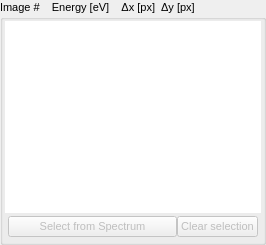
        <widget class="QGroupBox" name="ImageSelection_1">
         <property name="sizePolicy">
          <sizepolicy hsizetype="MinimumExpanding" vsizetype="Minimum">
           <horstretch>0</horstretch>
           <verstretch>0</verstretch>
          </sizepolicy>
         </property>
         <property name="minimumSize">
          <size>
           <width>100</width>
           <height>0</height>
          </size>
         </property>
         <property name="font">
          <font>
           <family>Ubuntu</family>
           <pointsize>8</pointsize>
          </font>
         </property>
         <property name="toolTip">
          <string notr="true">Select by Left &amp; Right Click</string>
         </property>
         <property name="title">
          <string>Image #    Energy [eV]    Δx [px]  Δy [px]</string>
         </property>
         <layout class="QVBoxLayout" name="verticalLayout_7">
          <property name="spacing">
           <number>0</number>
          </property>
          <property name="leftMargin">
           <number>2</number>
          </property>
          <property name="topMargin">
           <number>2</number>
          </property>
          <property name="rightMargin">
           <number>2</number>
          </property>
          <property name="bottomMargin">
           <number>2</number>
          </property>
          <item>
           <widget class="QListWidget" name="MapSelectWidget1">
            <property name="sizePolicy">
             <sizepolicy hsizetype="Expanding" vsizetype="Expanding">
              <horstretch>0</horstretch>
              <verstretch>0</verstretch>
             </sizepolicy>
            </property>
            <property name="maximumSize">
             <size>
              <width>16777215</width>
              <height>16777207</height>
             </size>
            </property>
            <property name="palette">
             <palette>
              <active>
               <colorrole role="Highlight">
                <brush brushstyle="SolidPattern">
                 <color alpha="127">
                  <red>85</red>
                  <green>255</green>
                  <blue>255</blue>
                 </color>
                </brush>
               </colorrole>
               <colorrole role="HighlightedText">
                <brush brushstyle="SolidPattern">
                 <color alpha="255">
                  <red>0</red>
                  <green>0</green>
                  <blue>0</blue>
                 </color>
                </brush>
               </colorrole>
              </active>
              <inactive>
               <colorrole role="Highlight">
                <brush brushstyle="SolidPattern">
                 <color alpha="127">
                  <red>85</red>
                  <green>255</green>
                  <blue>255</blue>
                 </color>
                </brush>
               </colorrole>
               <colorrole role="HighlightedText">
                <brush brushstyle="SolidPattern">
                 <color alpha="255">
                  <red>0</red>
                  <green>0</green>
                  <blue>0</blue>
                 </color>
                </brush>
               </colorrole>
              </inactive>
              <disabled>
               <colorrole role="Highlight">
                <brush brushstyle="SolidPattern">
                 <color alpha="0">
                  <red>51</red>
                  <green>153</green>
                  <blue>255</blue>
                 </color>
                </brush>
               </colorrole>
               <colorrole role="HighlightedText">
                <brush brushstyle="SolidPattern">
                 <color alpha="255">
                  <red>255</red>
                  <green>255</green>
                  <blue>255</blue>
                 </color>
                </brush>
               </colorrole>
              </disabled>
             </palette>
            </property>
            <property name="font">
             <font>
              <family>Ubuntu</family>
              <pointsize>8</pointsize>
             </font>
            </property>
            <property name="focusPolicy">
             <enum>Qt::NoFocus</enum>
            </property>
            <property name="styleSheet">
             <string notr="true"/>
            </property>
            <property name="frameShape">
             <enum>QFrame::NoFrame</enum>
            </property>
            <property name="frameShadow">
             <enum>QFrame::Plain</enum>
            </property>
            <property name="lineWidth">
             <number>0</number>
            </property>
            <property name="midLineWidth">
             <number>0</number>
            </property>
            <property name="horizontalScrollBarPolicy">
             <enum>Qt::ScrollBarAlwaysOff</enum>
            </property>
            <property name="editTriggers">
             <set>QAbstractItemView::NoEditTriggers</set>
            </property>
            <property name="showDropIndicator" stdset="0">
             <bool>false</bool>
            </property>
            <property name="dragDropMode">
             <enum>QAbstractItemView::NoDragDrop</enum>
            </property>
            <property name="defaultDropAction">
             <enum>Qt::CopyAction</enum>
            </property>
            <property name="alternatingRowColors">
             <bool>false</bool>
            </property>
            <property name="selectionMode">
             <enum>QAbstractItemView::NoSelection</enum>
            </property>
            <property name="selectionBehavior">
             <enum>QAbstractItemView::SelectItems</enum>
            </property>
            <property name="movement">
             <enum>QListView::Static</enum>
            </property>
            <property name="isWrapping" stdset="0">
             <bool>false</bool>
            </property>
            <property name="viewMode">
             <enum>QListView::ListMode</enum>
            </property>
            <property name="selectionRectVisible">
             <bool>false</bool>
            </property>
            <property name="sortingEnabled">
             <bool>true</bool>
            </property>
           </widget>
          </item>
          <item>
           <layout class="QHBoxLayout" name="horizontalLayout_9">
            <property name="leftMargin">
             <number>3</number>
            </property>
            <property name="topMargin">
             <number>3</number>
            </property>
            <property name="rightMargin">
             <number>3</number>
            </property>
            <property name="bottomMargin">
             <number>3</number>
            </property>
            <item>
             <widget class="QPushButton" name="pbSelfromSpec">
              <property name="enabled">
               <bool>false</bool>
              </property>
              <property name="sizePolicy">
               <sizepolicy hsizetype="MinimumExpanding" vsizetype="Fixed">
                <horstretch>0</horstretch>
                <verstretch>0</verstretch>
               </sizepolicy>
              </property>
              <property name="minimumSize">
               <size>
                <width>0</width>
                <height>20</height>
               </size>
              </property>
              <property name="font">
               <font>
                <family>Ubuntu</family>
                <pointsize>8</pointsize>
               </font>
              </property>
              <property name="text">
               <string>Select from Spectrum</string>
              </property>
             </widget>
            </item>
            <item>
             <widget class="QPushButton" name="pbClrSel">
              <property name="enabled">
               <bool>false</bool>
              </property>
              <property name="sizePolicy">
               <sizepolicy hsizetype="Minimum" vsizetype="Fixed">
                <horstretch>0</horstretch>
                <verstretch>0</verstretch>
               </sizepolicy>
              </property>
              <property name="minimumSize">
               <size>
                <width>0</width>
                <height>20</height>
               </size>
              </property>
              <property name="font">
               <font>
                <family>Ubuntu</family>
                <pointsize>8</pointsize>
               </font>
              </property>
              <property name="text">
               <string>Clear selection</string>
              </property>
             </widget>
            </item>
           </layout>
          </item>
         </layout>
        </widget>
